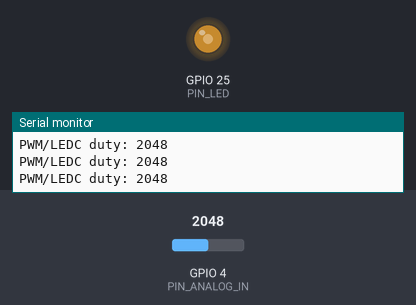
Bench run of a sketch on a simulated ESP32. On the bench: output pins drawn as LEDs (lit = HIGH), the last lines printed to the serial monitor. The test bench sets the inputs (shaded band); at power-on: GPIO 4 (PIN_ANALOG_IN) = 2048.

Above: at 1.2 s.
1.3 s: GPIO 4 (PIN_ANALOG_IN) set to 2866
At 2.4 s:
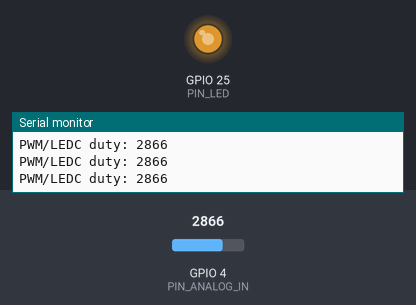
2.8 s: GPIO 4 (PIN_ANALOG_IN) set to 3603
At 3.4 s:
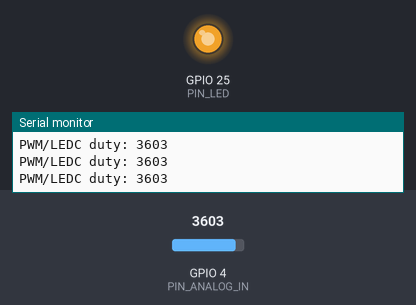
4.3 s: GPIO 4 (PIN_ANALOG_IN) set to 491
At 4.9 s:
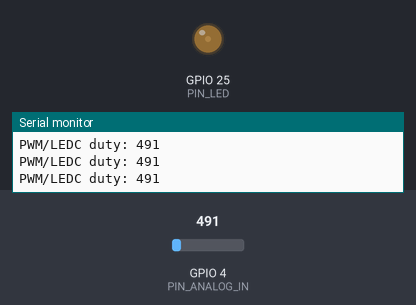
5.8 s: GPIO 4 (PIN_ANALOG_IN) set to 0
At 7.1 s:
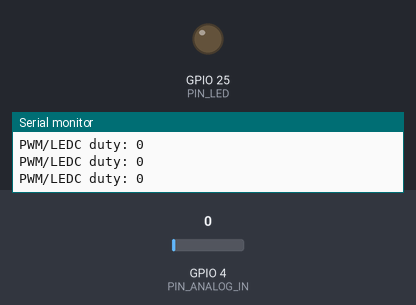
Timing chart, 0 to 8.3 s (numbered marks = the images above; inputs shaded):
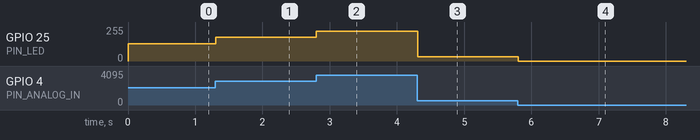

Measured:
- after the input at 1.3 s, GPIO 25 (PIN_LED): 128/255 → 178/255 at once
- after the input at 2.8 s, GPIO 25 (PIN_LED): 178/255 → 224/255 at once
- after the input at 4.3 s, GPIO 25 (PIN_LED): 224/255 → 31/255 at once
- after the input at 5.8 s, GPIO 25 (PIN_LED): 31/255 → 0/255 at once

The sketch:

soft_light.ino
```cpp
// PROJECT 11.1
#define PIN_ANALOG_IN 4
#define PIN_LED       25
#define CHAN          0

void setup() {
    Serial.begin(115200);

    // Setup LEDC pin with frequency, resolution, and channel:
    //      LEDC pin:                       PIN_LED (GPIO 25)
    //      Frequency of PWM:               1000
    //      Resolution for LEDC channel:    12 bits
    //      Channel:                        CHAN (0)
    ledcAttachChannel(PIN_LED, 1000, 12, CHAN);

    // Print a message to the console with initialilzation data:
    Serial.printf("Analog in: %d\nLED pin: %d\nChannel: %d\n", PIN_ANALOG_IN, PIN_LED, CHAN);
}

void loop() {
    // analogRead():
    //      Gets ADC raw value for a given pin/ADC channel.
    int adc = analogRead(PIN_ANALOG_IN);

    // Re-map adc to pwm:
    int pwm = adc;

    // Set the LEDC duty to the pulse width of pwm:
    // ledcWrite():
    //      Used to set duty for the LEDC pin.
    //      LEDC pin:   PIN_LED (GPIO 25)
    //      LEDC duty:  pwm (read from PIN_ANALOG_IN (GPIO 4))
    ledcWrite(PIN_LED, pwm);

    // Print a message to the console:
    Serial.printf("PWM/LEDC duty: %d\n", pwm);

    // Add some delay:
    delay(10);
}
```
